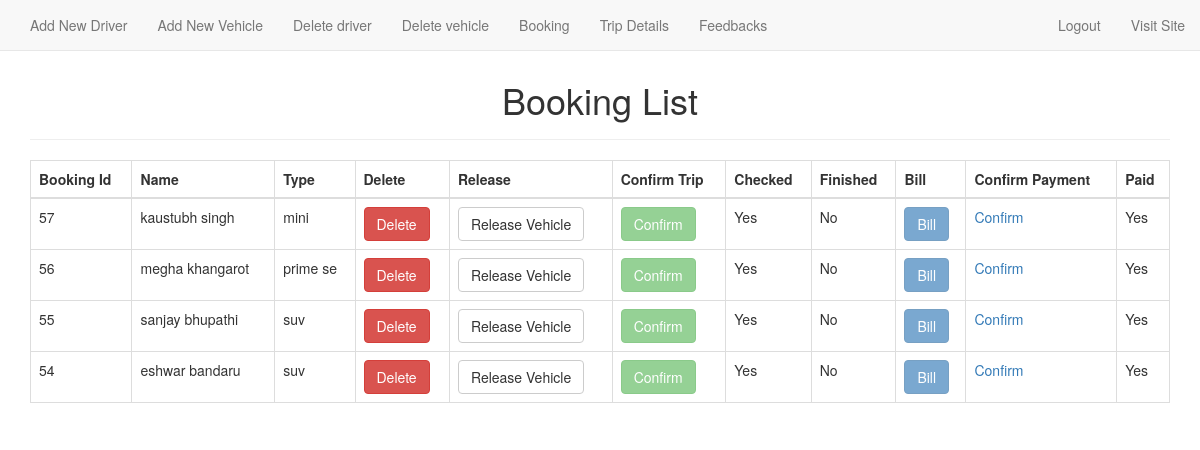
/bookinglist.php, run on the app's committed database.
### tables this page shows
CREATE TABLE `booking` (
  `booking_id` int(11) NOT NULL,
  `name` varchar(255) NOT NULL,
  `username` varchar(100) NOT NULL,
  `department` varchar(100) NOT NULL,
  `type` varchar(8) NOT NULL,
  `req_date` varchar(100) NOT NULL,
  `req_time` varchar(100) NOT NULL,
  `ret_date` varchar(100) NOT NULL,
  `ret_time` varchar(100) NOT NULL,
  `destination` varchar(100) NOT NULL,
  `pickup_point` varchar(100) NOT NULL,
  `resons` varchar(255) NOT NULL,
  `email` varchar(50) NOT NULL,
  `mobile` int(14) NOT NULL,
  `confirmation` int(11) NOT NULL,
  `veh_reg` varchar(255) NOT NULL,
  `driverid` int(11) NOT NULL,
  `finished` int(11) NOT NULL,
  `paid` int(11) NOT NULL
);

### bookinglist.php (the view, shortened to what this page needs)
<?php
     $connection= mysqli_connect('localhost','root','','tbs');
    $select_query="SELECT * FROM `booking` ORDER BY booking_id DESC";
    $result= mysqli_query($connection,$select_query);
?>
<!DOCTYPE html>
<html lang="en">
<head>
    <link href="http://maxcdn.bootstrapcdn.com/bootstrap/3.2.0/css/bootstrap.min.css" rel="stylesheet">
    <link rel="stylesheet" href="http://cdn.datatables.net/1.10.2/css/jquery.dataTables.min.css">
    <link rel="stylesheet" href="sweetalert2/sweetalert2.css">
    <link rel="stylesheet" href="animate.css">
    <link rel="stylesheet" href="style.css">
</head>
<body>
  <?php include 'navbar_admin.php'; ?>
  <br><br>
   <div class="container">
        <div class="row">
           <div class="col-md-12">
             <div class="page-header">
                <h1 style="text-align: center;">Booking List</h1>
              </div>
              <table id="myTable" class="table table-bordered animated bounce">
                <thead>
                    <th>Booking Id</th>
                    <th>Name</th>
                    <th>Type</th>
                    <th>Delete</th>
                    <th>Release</th>
                    <th>Confirm Trip</th>
                    <th>Checked</th>
                    <th>Finished</th>
                    <th>Bill</th>
                    <th>Confirm Payment</th>
                    <th>Paid</th>
                </thead>
                <tbody>
                    <?php while($row=mysqli_fetch_assoc($result)){ ?>
                    <tr>
                        <td><?php echo $row['booking_id']; ?></td>
                        <td><?php echo $row['name']; ?></td>
                        <td><?php echo $row['type']; ?></td>
                        <td><a class="btn btn-danger" href="deletebooking.php?id=<?php echo $row['booking_id']; ?>">Delete</a></td>
                        <?php if($row['confirmation']==0 or $row['finished']==1)  { ?>
                        <td><a class="btn btn-default disabled" href="releasebooking.php?id=<?php echo $row['booking_id']; ?>">Release Vehicle</a></td>
                        <?php } else{ ?>
                        <td><a class="btn btn-default" href="releasebooking.php?id=<?php echo $row['booking_id']; ?>">Release Vehicle</a></td>
                        <?php } ?>
                        <?php if($row['confirmation']=='0'){ ?>
                        <td><a class="btn btn-success" href="confirmbooking.php?id=<?php echo $row['booking_id']; ?>">Confirm</a></td>
                        <?php } else { ?>
                        <td><a class="btn btn-success disabled" href="confirmbooking.php?id=<?php echo $row['booking_id']; ?>">Confirm</a></td>
                        <?php } ?>
                        <?php if($row['confirmation']=='0'){ ?>
                        <td>No</td>
                        <?php } else { ?>
                        <td>Yes</td>
                        <?php }  ?>
                        <?php if($row['finished']=='0'){ ?>
                        <td>No</td>
                        <?php } else { ?>
                        <td>Yes</td>
                        <?php }  ?>
                        <?php if($row['finished']=='1' and $row['paid']==0 ){  ?>
                        <td><a class="btn btn-primary" href="bill.php?id=<?php echo $row['booking_id']; ?>">Bill</a></td>
                         <?php } else if($row['paid']==1 ) { ?>
                          <td><a class="btn btn-primary disabled" href="bill.php?id=<?php echo $row['booking_id']; ?>">Bill</a></td>
                          <?php }  ?>
                          <td><a href="confirmpayment.php?id=<?php echo $row['booking_id']; ?>">Confirm</a></td>
                          <?php if($row['paid']=='0'){ ?>
                        <td>No</td>
                        <?php } else { ?>
                        <td>Yes</td>
                        <?php }  ?>
                    </tr>
                    <?php }   ?>
                </tbody>
            </table>
            </div>
        </div>
   </div>
</body>
</html>

### data on the page
booking: booking_id "57", name "kaustubh singh", type "mini", confirmation "Yes", finished "No", paid "Yes"
booking: booking_id "56", name "megha khangarot", type "prime se", confirmation "Yes", finished "No", paid "Yes"
booking: booking_id "55", name "sanjay bhupathi", type "suv", confirmation "Yes", finished "No", paid "Yes"
booking: booking_id "54", name "eshwar bandaru", type "suv", confirmation "Yes", finished "No", paid "Yes"
